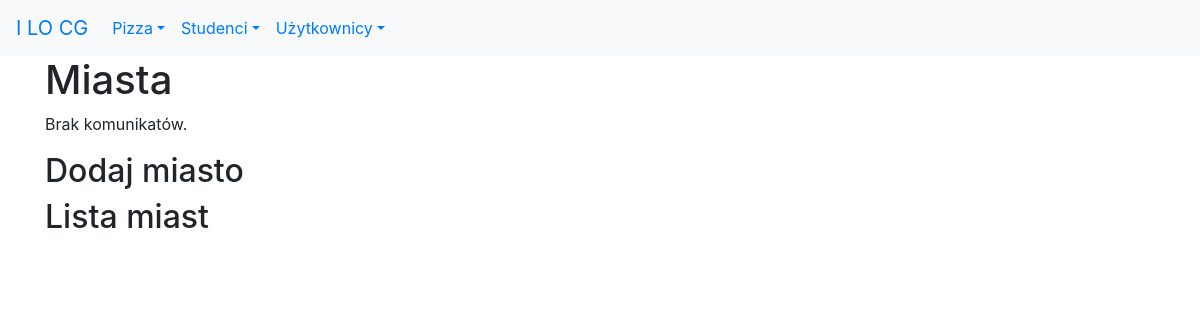
Before: /studenci/miasta/ with the older database file.
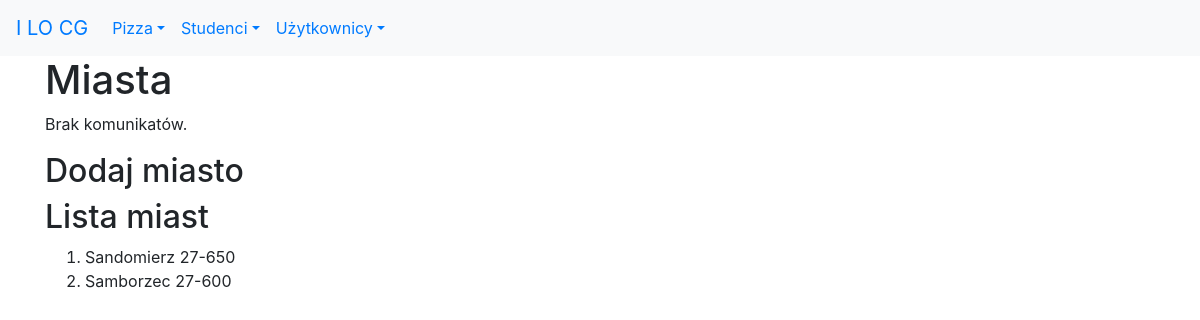
After: the same page with the newer database file.
### studenci/models.py (models this page shows, shortened)
class Miasto(models.Model):
    nazwa = models.CharField(verbose_name='miasto', max_length=30)
    kod = models.CharField(max_length=6, help_text="Wpisz kod pocztowy")
    class Meta:
        verbose_name_plural = "miasta"

### studenci/views.py (the view)
# urls.py: path('miasta/', views.miasta, name='miasta'),
def miasta(request):
    if request.method == 'POST':
        form = MiastoForm(request.POST)
        if form.is_valid():
            m = Miasto(nazwa=form.cleaned_data['nazwa'], kod=form.cleaned_data['kod'])
            m.save()
            messages.success(request, "Dane zapisano!")
            return redirect(reverse('studenci:miasta'))
        else:
            messages.error(request, "Błędne dane!")
    else:
        form = MiastoForm()
    miasta = Miasto.objects.all()
    kontekst = {
        'miasta': miasta,
        'form': form
    }
    return render(request, 'studenci/miasta.html', kontekst)

### studenci/templates/studenci/miasta.html (shortened to what this page needs)
{% extends 'szablon.html' %}
{% block naglowek %}Miasta{% endblock naglowek %}
{% block tresc %}
<h2>Dodaj miasto</h2>
<h2>Lista miast</h2>
<ol>
    {% for miasto in miasta %}
        <li>{{ miasto.nazwa }}&nbsp;{{ miasto.kod }}</li>
    {% endfor %}
</ol>
{% endblock tresc %}

### studenci/templates/szablon.html (shortened to what this page needs)
<!DOCTYPE html>
<html lang="pl">
<head>
    <link rel="stylesheet" href="https://stackpath.bootstrapcdn.com/bootstrap/4.3.1/css/bootstrap.min.css">
</head>
<body>
    <nav class="navbar navbar-expand-sm bg-light">
        <a class="navbar-brand" href="http://lo1.sandomierz.pl">I LO CG</a>
        <div class="collapse navbar-collapse" id="collapsibleNavbar">
            <ul class="navbar-nav">
            <li class="nav-item dropdown">
                <a href="#" class="nav-link dropdown-toggle" data-toggle="dropdown" role="button">Pizza</a>
            </li>
            <li class="nav-item dropdown">
                <a href="#" class="nav-link dropdown-toggle" data-toggle="dropdown" role="button">Studenci</a>
            </li>
            <li class="nav-item dropdown">
                <a href="#" class="nav-link dropdown-toggle" data-toggle="dropdown" role="button">Użytkownicy</a>
            </li>
            </ul>
        </div>
    </nav>
    <div class="container">
        <div class="row">
            <div class="col">
    <h1>{% block naglowek %}Aplikacja Django{% endblock naglowek %}</h1>
    {% if messages %}
    <ul>
        {% for komunikat in messages %}
        <li>{{ komunikat }}</li>
        {% endfor %}
    </ul>
    {% else %}
        <p>Brak komunikatów.</p>
    {% endif %}
    {% block tresc %}{% endblock tresc %}
            </div>
        </div>
    </div>
</body>
</html>

Changed rows visible on the page:
added Miasto: nazwa "Sandomierz", kod "27-650"
added Miasto: nazwa "Samborzec", kod "27-600"
